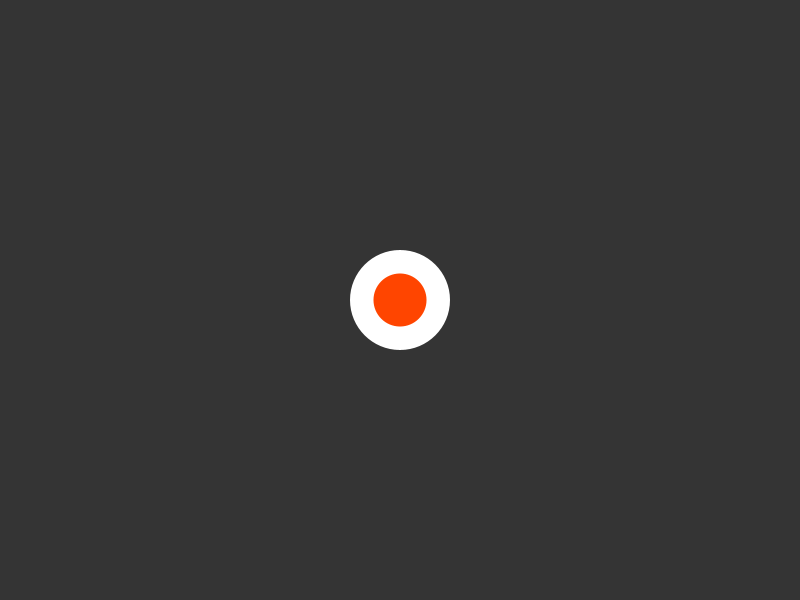
Frame 1 (no input)
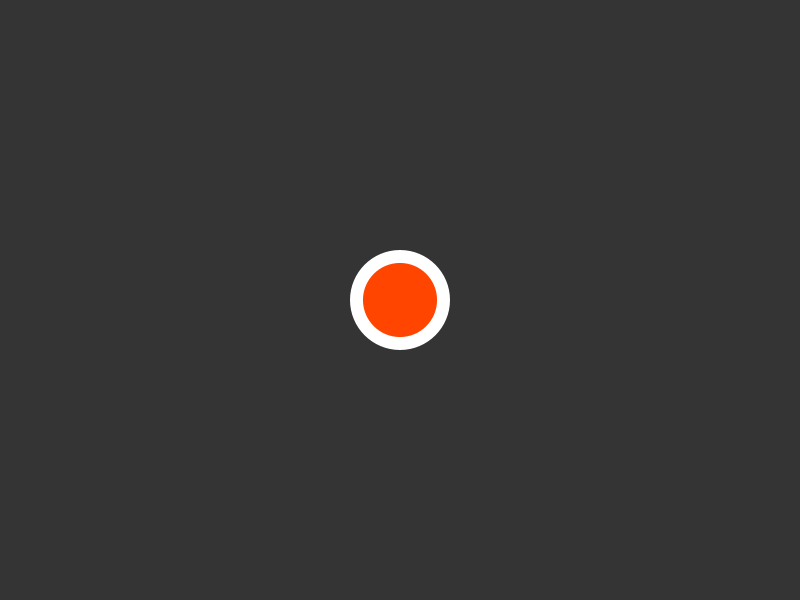
Frame 60 (the mouse pressed at the canvas centre just before this capture)
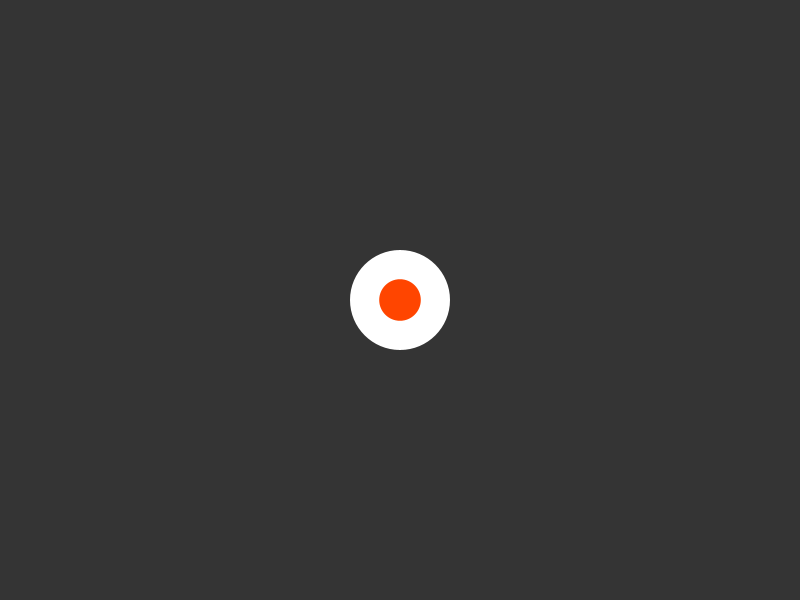
Frame 120 (the mouse held since frame 60 and released just before this capture)

The Processing sketch that drew these frames (run headless with seeded random() and noise(); from frame 60 on, the mouse is pressed at the canvas centre):

// Processing sketch: classes_03_many_on_click_as_array
// ── classes_03_many_on_click_as_array.pde
/**
 * Same as classes_03_many_on_click, but with arrays instead of 
 * ArrayLists.
 * 
 * This WILL crash with too many circles... 
 */


Circle circles[] = new Circle[20];
int circleIndex = 0;

void setup() {
  size(800, 600);

  Circle circle = new Circle(width * 0.5, height * 0.5, 100);
  circles[0] = circle;  
}

void draw() {
  background(52);

  for (int i = 0; i < circles.length; i++) {
    Circle circle = circles[i];
    
    if (circle != null) {
      circle.draw();
    }
  }
}

void mouseClicked() {
  circleIndex = circleIndex + 1;
  
  circles[circleIndex] = new Circle(mouseX, mouseY, 100);
}


// ── Circle.pde
class Circle {
  PVector position;
  float diameter;
  float speed;

  Circle(float theX, float theY, float theDiameter) {
    position = new PVector(theX, theY);
    diameter = theDiameter;
    speed = random(0.5, 1.0);
  }

  void draw() {
    noStroke();
    
    fill(255);
    ellipse(position.x, position.y, diameter, diameter);
    
    float innerDiameter = map(sin(speed * millis() * 0.002f), -1, 1, diameter * 0.25, diameter * 0.75);
        
    fill(255, 69, 0);
    ellipse(position.x, position.y, innerDiameter, innerDiameter);
  }
}
